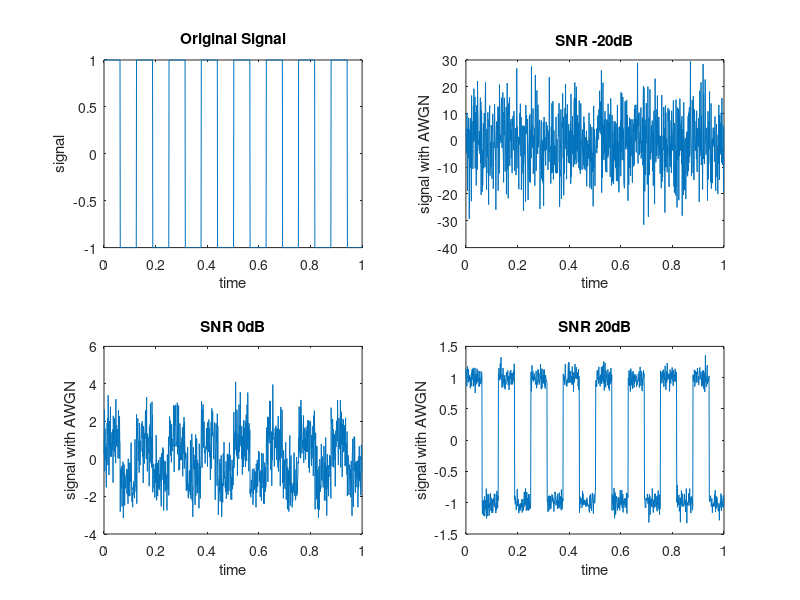

The MATLAB source for this figure:
clc;
clear all;
close all;

%Parameters
Fs=1000; %sampling frequency
T=1;     %signal duration
t=0:1/Fs:T-1/Fs; %Time Vector

%Signal generation
signal= square(t*50);

%Original signal
subplot(2,2,1);
plot(t,signal);
title('Original Signal');
xlabel('time');
ylabel('signal');

%Noise Generation
SNR_dB = -20;
noise_power= var(signal)/(10^(SNR_dB/10));
noise= sqrt(noise_power)* randn(size(t));

%Add noise to signal
noisy_signal1= signal+noise;


%SNR = -20dB
subplot(2,2,2);
plot(t,noisy_signal1);
title('SNR -20dB');
xlabel('time');
ylabel('signal with AWGN');

%SNR = 0dB
SNR_dB = 0;
noisy_signal2= awgn(signal,SNR_dB);
subplot(2,2,3);
plot(t,noisy_signal2);
title('SNR 0dB');
xlabel('time');
ylabel('signal with AWGN');

%SNR = 20dB
SNR_dB = 20;
noisy_signal3= awgn(signal,SNR_dB);
subplot(2,2,4);
plot(t,noisy_signal3);
title('SNR 20dB');
xlabel('time');
ylabel('signal with AWGN');